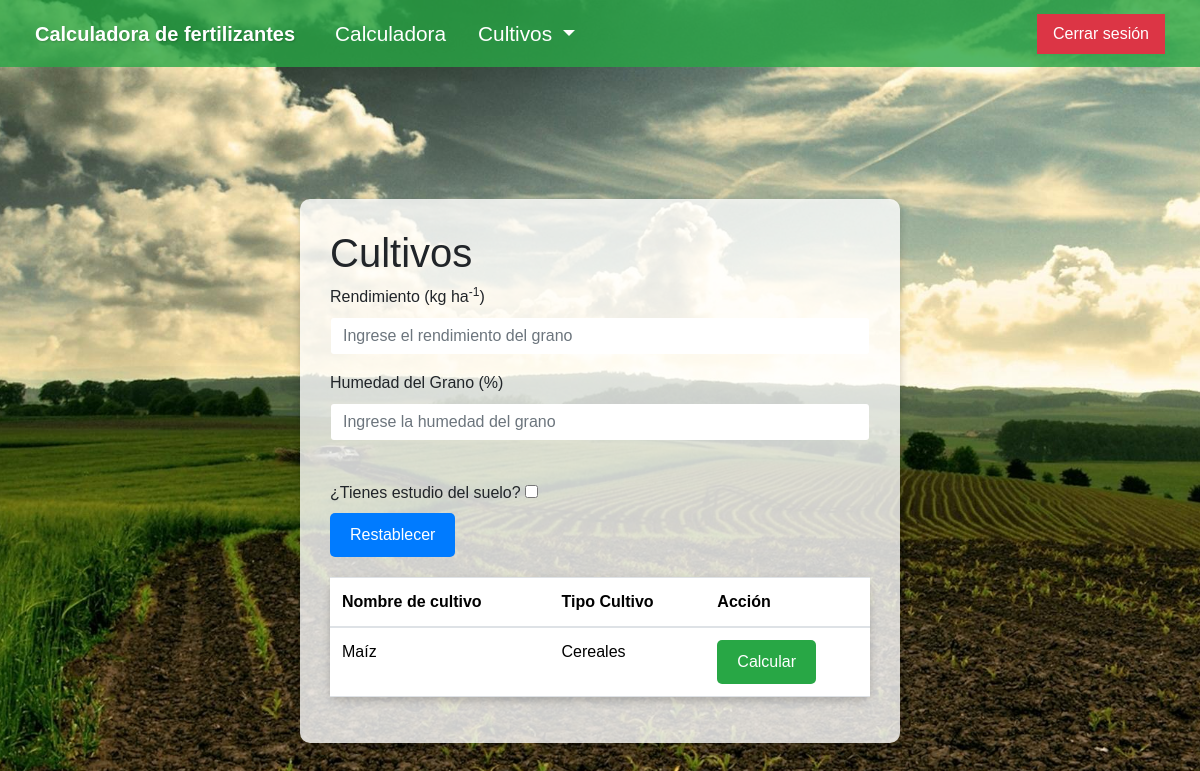
Before: /calculadora/calcula/ with the older database file.
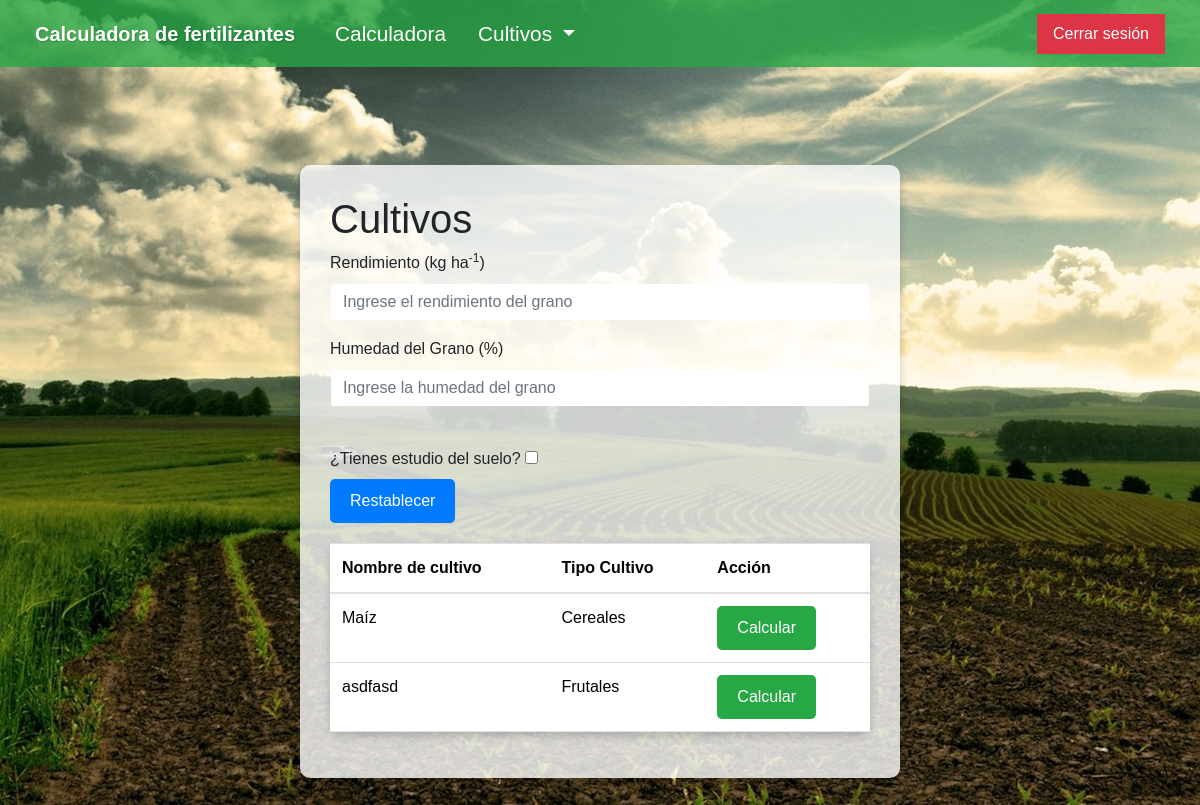
After: the same page with the newer database file.
### cultivos/models.py (models this page shows, shortened)
class Cultivo(models.Model):
    nombre = models.CharField(max_length=50)  # Campo para el nombre del cultivo
    tipo_cultivo = models.ForeignKey("cultivos.TipoCultivo", verbose_name="Tipo Cultivo", on_delete=models.CASCADE)  # Relación Muchos a Uno con TipoCultivo
    N = models.FloatField(default=0.0)
    P = models.FloatField(default=0.0)
    K = models.FloatField(default=0.0)
    Ca = models.FloatField(default=0.0)
    Mg = models.FloatField(default=0.0)
    S = models.FloatField(default=0.0)
    B = models.FloatField(default=0.0)
    Cl = models.FloatField(default=0.0)
    Cu = models.FloatField(default=0.0)
    Fe = models.FloatField(default=0.0)
    Mn = models.FloatField(default=0.0)
    Mo = models.FloatField(default=0.0)
    Zn = models.FloatField(default=0.0)
    Ni = models.FloatField(default=0.0)
    icN = models.FloatField(default=0.0)
    icP = models.FloatField(default=0.0)
    icK = models.FloatField(default=0.0)
    icCa = models.FloatField(default=0.0)
    icMg = models.FloatField(default=0.0)
    icS = models.FloatField(default=0.0)
    icB = models.FloatField(default=0.0)
    icCl = models.FloatField(default=0.0)
    icCu = models.FloatField(default=0.0)
    icFe = models.FloatField(default=0.0)
    icMn = models.FloatField(default=0.0)
    icMo = models.FloatField(default=0.0)
    icZn = models.FloatField(default=0.0)
    icNi = models.FloatField(default=0.0)

class TipoCultivo(models.Model):
    nombre = models.CharField(max_length=50)  # Campo para el nombre del tipo de cultivo
    def __str__(self):
        return self.nombre  # Devuelve el nombre del tipo de cultivo como representación de cadena

### calculadora/views.py (the view, shortened to what this page needs)
# urls.py: path('calcula/', views.calculadora, name='calculadora'),
def calculadora(request):
    cultivos = Cultivo.objects.all()
    context = {'object_list': cultivos}
    return render(request, 'calculadora.html', context)

### calculadora/templates/calculadora.html (shortened to what this page needs)
{% extends 'base.html' %}
{% load static %}
{% block contenido %}
<div class="container">
    <div class="form-container">
        <h1>Cultivos</h1>
        <form id="calculoForm" method="post" action="{% url 'calculadora' %}">
            <div class="mb-3">
                <label for="rendimiento" class="form-label">Rendimiento (kg ha<sup>-1</sup>)</label>
                <input type="number" class="form-control" id="rendimiento" name="rendimiento" step="0.01" placeholder="Ingrese el rendimiento del grano" required>
            </div>
            <div class="mb-3">
                <label for="humedad" class="form-label">Humedad del Grano (%)</label>
                <input type="number" class="form-control" id="humedad" name="humedad" step="0.01" placeholder="Ingrese la humedad del grano" required>
            </div>
            <br>
            <label for="estudioSuelo">¿Tienes estudio del suelo?</label>
            <input type="checkbox" name="estudioSuelo" id="estudioSuelo">
            <br>
            <button id="resetButton">Restablecer</button>
            <br>
            <table class="table">
                <thead>
                    <tr>
                        <th>Nombre de cultivo</th>
                        <th>Tipo Cultivo</th>
                        <th>Acción</th>
                    </tr>
                </thead>
                <tbody>
                    {% for cultivo in object_list %}
                    <tr>
                        <td>{{ cultivo.nombre }}</td>
                        <td>{{ cultivo.tipo_cultivo }}</td>
                        <td>
                            <button type="submit" class="btn btn-success calcular-btn">
                                Calcular
                            </button>
                        </td>
                    </tr>
                    {% empty %}
                    <tr>
                        <td colspan="3">
                            <p>No existen cultivos aún</p>
                        </td>
                    </tr>
                    {% endfor %}
                </tbody>
            </table>
        </form>
    </div>
</div>
{% endblock contenido %}

Changed rows visible on the page:
added Cultivo: nombre "asdfasd", tipo_cultivo "Frutales"
